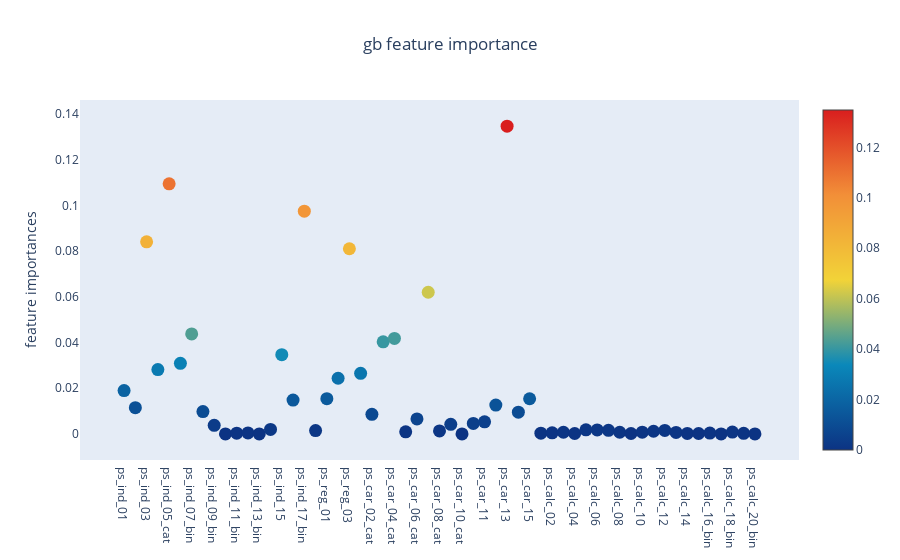

Notebook code cell kept with this figure:
### Code cell
scatter_plotly(features, gb.feature_importances_, title="gb feature importance", ylabel="feature importances")

### Figure 1 — Plotly figure (JSON) as saved in the notebook; plotly's stock layout.template omitted (floating-point values rounded to 4 significant figures)
{"data": [{"marker": {"color": [0.01894, 0.01149, 0.08412, 0.02818, 0.1095, 0.0309, 0.04378, 0.009773, 0.003726, 0.0, 0.0003235, 0.0004158, 0.0, 0.001965, 0.03467, 0.01479, 0.09752, 0.00145, 0.01544, 0.02437, 0.08109, 0.02654, 0.008584, 0.0403, 0.0418, 0.0008965, 0.006565, 0.06202, 0.001271, 0.004174, 0.0, 0.004577, 0.005278, 0.01261, 0.1348, 0.009484, 0.01537, 0.000286, 0.0004461, 0.0007148, 0.0001654, 0.00176, 0.001749, 0.001539, 0.0007188, 0.0001617, 0.0007279, 0.00115, 0.0015, 0.0006197, 0.0001913, 0.000162, 0.0003524, 0.0, 0.0007964, 0.0002346, 0.0], "colorscale": [[0.0, "rgb(12,51,131)"], [0.25, "rgb(10,136,186)"], [0.5, "rgb(242,211,56)"], [0.75, "rgb(242,143,56)"], [1.0, "rgb(217,30,30)"]], "showscale": true, "size": 13, "sizemode": "diameter", "sizeref": 1}, "mode": "markers", "text": ["ps_ind_01", "ps_ind_02_cat", "ps_ind_03", "ps_ind_04_cat", "ps_ind_05_cat", "ps_ind_06_bin", "ps_ind_07_bin", "ps_ind_08_bin", "ps_ind_09_bin", "ps_ind_10_bin", "ps_ind_11_bin", "ps_ind_12_bin", "ps_ind_13_bin", "ps_ind_14", "ps_ind_15", "ps_ind_16_bin", "ps_ind_17_bin", "ps_ind_18_bin", "ps_reg_01", "ps_reg_02", "ps_reg_03", "ps_car_01_cat", "ps_car_02_cat", "ps_car_03_cat", "ps_car_04_cat", "ps_car_05_cat", "ps_car_06_cat", "ps_car_07_cat", "ps_car_08_cat", "ps_car_09_cat", "ps_car_10_cat", "ps_car_11_cat", "ps_car_11", "ps_car_12", "ps_car_13", "ps_car_14", "ps_car_15", "ps_calc_01", "ps_calc_02", "ps_calc_03", "ps_calc_04", "ps_calc_05", "ps_calc_06", "ps_calc_07", "ps_calc_08", "ps_calc_09", "ps_calc_10", "ps_calc_11", "ps_calc_12", "ps_calc_13", "ps_calc_14", "ps_calc_15_bin", "ps_calc_16_bin", "ps_calc_17_bin", "ps_calc_18_bin", "ps_calc_19_bin", "ps_calc_20_bin"], "type": "scatter", "x": ["ps_ind_01", "ps_ind_02_cat", "ps_ind_03", "ps_ind_04_cat", "ps_ind_05_cat", "ps_ind_06_bin", "ps_ind_07_bin", "ps_ind_08_bin", "ps_ind_09_bin", "ps_ind_10_bin", "ps_ind_11_bin", "ps_ind_12_bin", "ps_ind_13_bin", "ps_ind_14", "ps_ind_15", "ps_ind_16_bin", "ps_ind_17_bin", "ps_ind_18_bin", "ps_reg_01", "ps_reg_02", "ps_reg_03", "ps_car_01_cat", "ps_car_02_cat", "ps_car_03_cat", "ps_car_04_cat", "ps_car_05_cat", "ps_car_06_cat", "ps_car_07_cat", "ps_car_08_cat", "ps_car_09_cat", "ps_car_10_cat", "ps_car_11_cat", "ps_car_11", "ps_car_12", "ps_car_13", "ps_car_14", "ps_car_15", "ps_calc_01", "ps_calc_02", "ps_calc_03", "ps_calc_04", "ps_calc_05", "ps_calc_06", "ps_calc_07", "ps_calc_08", "ps_calc_09", "ps_calc_10", "ps_calc_11", "ps_calc_12", "ps_calc_13", "ps_calc_14", "ps_calc_15_bin", "ps_calc_16_bin", "ps_calc_17_bin", "ps_calc_18_bin", "ps_calc_19_bin", "ps_calc_20_bin"], "y": [0.01894, 0.01149, 0.08412, 0.02818, 0.1095, 0.0309, 0.04378, 0.009773, 0.003726, 0.0, 0.0003235, 0.0004158, 0.0, 0.001965, 0.03467, 0.01479, 0.09752, 0.00145, 0.01544, 0.02437, 0.08109, 0.02654, 0.008584, 0.0403, 0.0418, 0.0008965, 0.006565, 0.06202, 0.001271, 0.004174, 0.0, 0.004577, 0.005278, 0.01261, 0.1348, 0.009484, 0.01537, 0.000286, 0.0004461, 0.0007148, 0.0001654, 0.00176, 0.001749, 0.001539, 0.0007188, 0.0001617, 0.0007279, 0.00115, 0.0015, 0.0006197, 0.0001913, 0.000162, 0.0003524, 0.0, 0.0007964, 0.0002346, 0.0]}], "layout": {"autosize": true, "hovermode": "closest", "showlegend": false, "title": {"text": "gb feature importance", "x": 0.5}, "xaxis": {"showgrid": false, "showline": false, "ticklen": 5, "zeroline": false}, "yaxis": {"gridwidth": 2, "showgrid": false, "ticklen": 5, "title": {"text": "feature importances"}, "zeroline": false}}}
